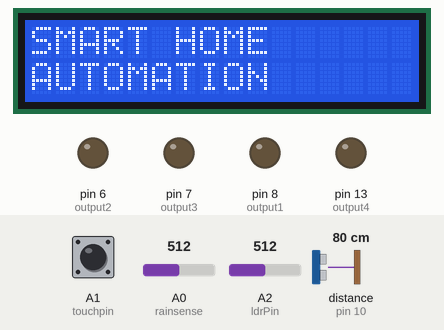
A sketch run on a simulated Arduino Uno, built with avr-gcc and run on an emulated ATmega328P. On the bench: 16×2 character LCD, output pins drawn as LEDs (lit = HIGH). Wiring (inferred from the names in the program): ultrasonic range finder: trigger pin 9; echo pin 10. The test bench sets the inputs (shaded band); at power-on: distance to the obstacle (sensor on pin 10) 80 cm, A0 (rainsense) = 512, A2 (ldrPin) = 512, A1 (touchpin) LOW. The echo pulse lasts 58.3 µs per cm; pins used as bus, display or sensor lines are not drawn; what the sketch prints to the serial monitor is not drawn.

Above: at 1.2 s.
1.3 s: distance to the obstacle (sensor on pin 10) set to 8 cm
4.0 s: distance to the obstacle (sensor on pin 10) set to 5 cm
At 4.4 s:
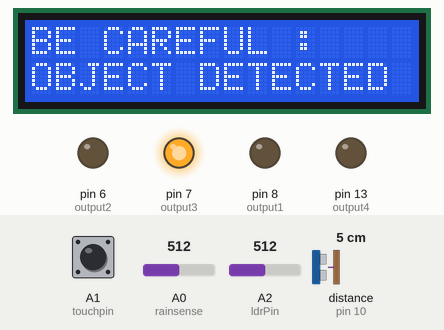
6.7 s: A0 (rainsense) set to 490
At 9.3 s:
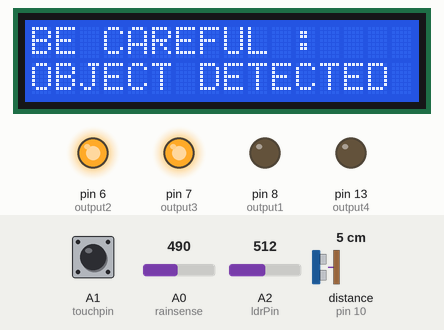
12.7 s: A2 (ldrPin) set to 7
15.6 s: A2 (ldrPin) set to 4
At 17.5 s:
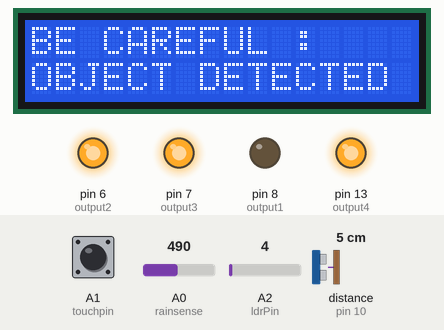
21.6 s: A1 (touchpin) pulled HIGH for 2.35 s
At 23.1 s:
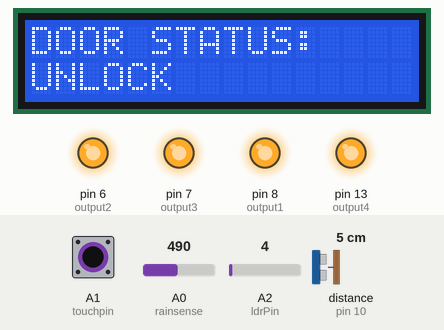
Timing chart, 0 to 25.7 s (numbered marks = the images above; inputs shaded):
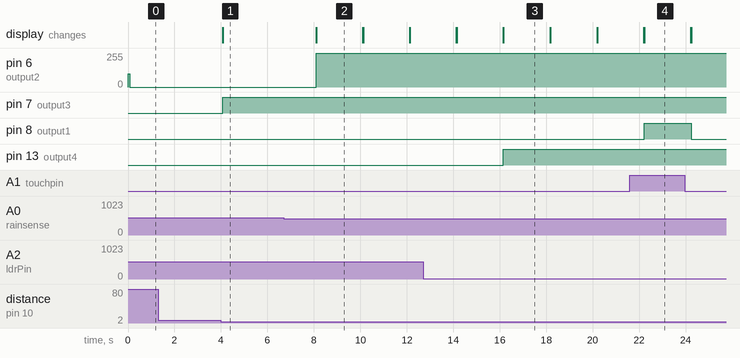

Measured:
- the behaviour switches between 7 and 6 cm on distance to the obstacle (sensor on pin 10) (found by bisection; images 0 and 1)
- the behaviour switches between 501 and 500 on A0 (rainsense) (found by bisection; images 1 and 2)
- the behaviour switches between 6 and 5 on A2 (ldrPin) (found by bisection; images 2 and 3)
- after the input at 1.3 s, every drawn part: stays the same
- after the input at 4.0 s, pin 7 (output3): LOW → HIGH after 0.07 s; the display: changes after 0.08 s (image 1)
- after the input at 6.7 s, pin 6 (output2): 0/255 → 255/255 after 1.4 s; the display: first changes after 1.4 s (image 2 shows a later state)
- after the input at 15.6 s, pin 13 (output4): LOW → HIGH after 0.55 s; the display: first changes after 0.55 s (image 3 shows a later state)
- after the input at 21.6 s, pin 8 (output1): LOW → HIGH after 0.62 s, → LOW 2.0 s later; the display: first differs from a run without the input after 0.62 s (image 4)

The sketch:

UNO.ino
```cpp
//lcd display
#include <LiquidCrystal.h>
LiquidCrystal lcd(12, 11, 5, 4, 3, 2);
int Contrast=100;
//lcd


//touch

int touchpin = A1;
int val = 0;
int output1 = 8;

//touch

//rain

int output2 = 6;
int rainsense= A0;
int countval= 0;

//rain


//ultrasonic
const int trigPin = 9;
const int echoPin = 10;
const int output3 = 7;

// defines variables
long duration;
int distance;
int safetyDistance;

//ultrasonic

//LDR
const int output4 = 13;

const int ldrPin = A2;

//LDR

void setup(){
  Serial.begin(9600);

  //ldr
  pinMode(output4, OUTPUT);

  pinMode(ldrPin, INPUT);
  //ldr
  //ultrasonic

pinMode(trigPin, OUTPUT); // Sets the trigPin as an Output
pinMode(echoPin, INPUT); // Sets the echoPin as an Input
pinMode(output3, OUTPUT);

  //ultrasonic
   pinMode(rainsense, INPUT);
   pinMode(output2, OUTPUT);
  analogWrite(6,Contrast);
  lcd.begin(16,2);
  lcd.setCursor(0, 0);  // ROws * Columns
  lcd.print("SMART HOME ");
  lcd.setCursor(0, 1);
  lcd.print("AUTOMATION");
  Serial.begin(9600);
  pinMode(touchpin, INPUT);
  pinMode(output1, OUTPUT);

  }

  void loop(){
    //Rain sensor
  int sensorvalue=analogRead(rainsense);
  Serial.println(sensorvalue);

  if(sensorvalue<=500){
    Serial.print("Heavy rain");
    lcd.clear();
    lcd.print("WEATHER STATUS:");
    lcd.setCursor(0,1);
    lcd.print("RAINING");
      digitalWrite(output2, HIGH);


  }
  else
  {
    digitalWrite(output2, LOW);
  }

     //rain sensor end

     //ldr

    int ldrStatus = analogRead(ldrPin);

if (ldrStatus <=5) {

    digitalWrite(output4, HIGH);
    Serial.println();
    lcd.clear();
    lcd.print("STREET LIGHTS:");
    lcd.setCursor(0,1);
    lcd.print("ON / OFF");

Serial.println("LDR is DARK, LED is ON");
Serial.println(ldrStatus);
}

else {

digitalWrite(output4, LOW);

Serial.println("LED OFF");
Serial.println(ldrStatus);

}
     //ldr End

    // Ultra Sonic
digitalWrite(trigPin, LOW);
delayMicroseconds(2);

// Sets the trigPin on HIGH state for 10 micro seconds
digitalWrite(trigPin, HIGH);
delayMicroseconds(10);
digitalWrite(trigPin, LOW);

// Reads the echoPin, returns the sound wave travel time in microseconds
duration = pulseIn(echoPin, HIGH);

// Calculating the distance
distance= duration*0.034/2;

safetyDistance = distance;
if (safetyDistance <= 5 && safetyDistance >0){
  digitalWrite(output3, HIGH);
  Serial.println("safetyDistance:");
  Serial.println(safetyDistance);
  lcd.clear();
    lcd.print("BE CAREFUL :");
    lcd.setCursor(0,1);
    lcd.print("OBJECT DETECTED");

}
else{
  digitalWrite(output3, LOW);
  Serial.println(safetyDistance);
}


    // Ultra Sonic end

    //touch sensor
    digitalWrite(output1, LOW);
  val = digitalRead(touchpin);
  if(val == 1){
    Serial.print("Touched");
    lcd.clear();
    lcd.print("DOOR STATUS:");
    lcd.setCursor(0,1);
    lcd.print("UNLOCK");
    digitalWrite(output1, HIGH);

  }
  delay(2000);
  //touch sensor end
  }
```
